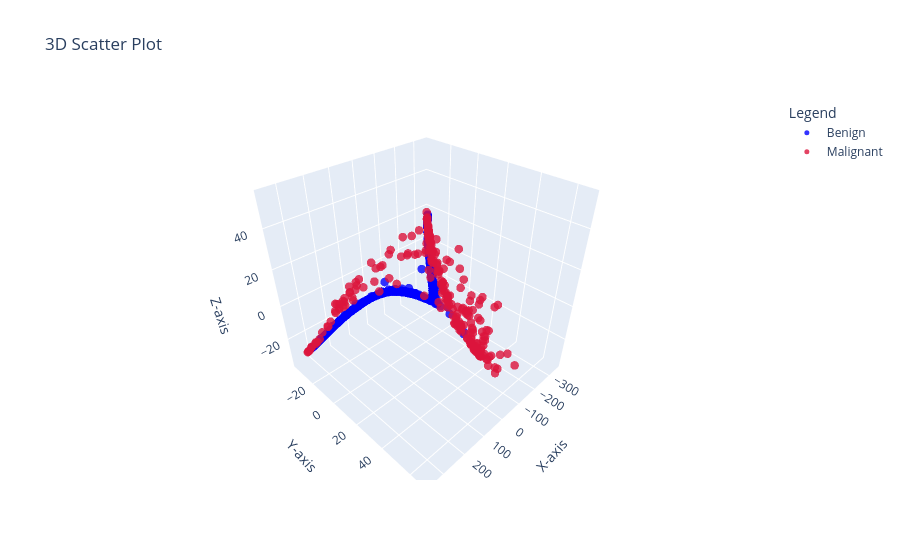

The cell this chart's notebook holds for it:
### Code cell
plot_3d_plotly(I0,y,color_map=Dict)

### Figure 1 — Plotly figure (JSON) as saved in the notebook; plotly's stock layout.template omitted (floating-point values rounded to 4 significant figures; data arrays with more than 128 entries replaced by an {"elided": "..."} marker saying what was removed)
{"data": [{"marker": {"color": "blue", "line": {"width": 0}, "opacity": 0.8, "size": 5}, "mode": "markers", "name": "Benign", "type": "scatter3d", "x": {"elided": "444 float values"}, "y": {"elided": "444 float values"}, "z": {"elided": "444 float values"}}, {"marker": {"color": "crimson", "line": {"width": 0}, "opacity": 0.8, "size": 5}, "mode": "markers", "name": "Malignant", "type": "scatter3d", "x": {"elided": "239 float values"}, "y": {"elided": "239 float values"}, "z": {"elided": "239 float values"}}], "layout": {"legend": {"title": {"text": "Legend"}}, "scene": {"xaxis": {"title": {"text": "X-axis"}}, "yaxis": {"title": {"text": "Y-axis"}}, "zaxis": {"title": {"text": "Z-axis"}}}, "title": {"text": "3D Scatter Plot"}}}
